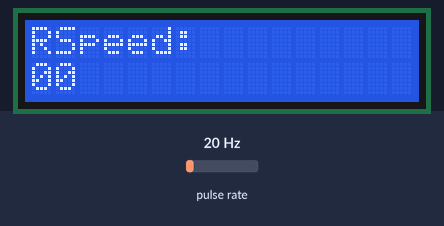
Simulated run of this sketch. Board: Arduino Uno, built with avr-gcc and run on an emulated ATmega328P. On the bench: 16×2 character LCD. Wiring (inferred from the names in the program): pulse sensor: data pin 2. The test bench sets the inputs (shaded band); at power-on: pulse rate 20 Hz.

Above: at 2.7 s.
2.8 s: pulse rate (sensor on pin 2) set to 150 Hz
At 4.1 s:
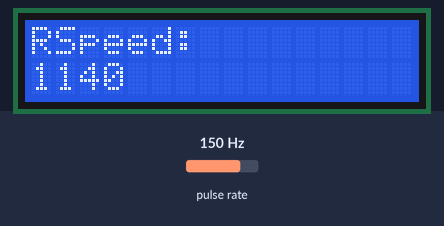
4.4 s: pulse rate (sensor on pin 2) set to 100 Hz
At 5.3 s:
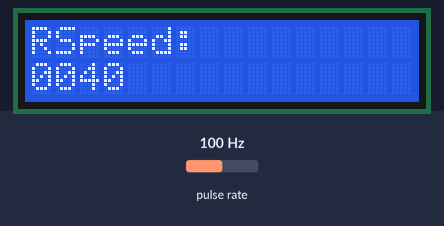
7.4 s: pulse rate (sensor on pin 2) set to 196 Hz
At 7.8 s:
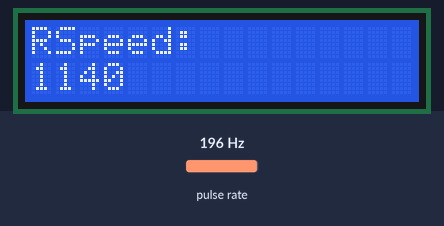
13.4 s: pulse rate (sensor on pin 2) set to 4 Hz
At 13.9 s:
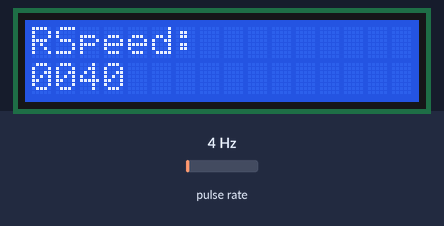
16.4 s: pulse rate (sensor on pin 2) set to 150 Hz
At 17.8 s:
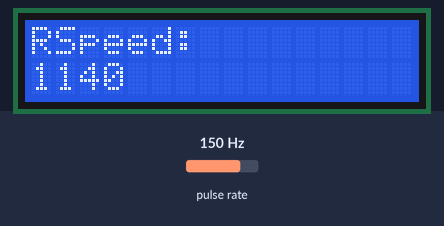
19.4 s: pulse rate (sensor on pin 2) set to 100 Hz
At 20.9 s:
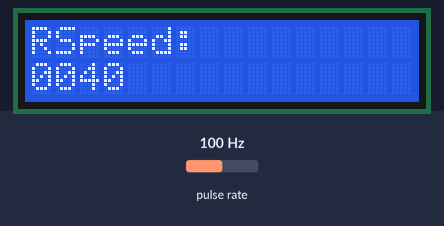
Timing chart, 0 to 22.4 s (numbered marks = the images above; inputs shaded):
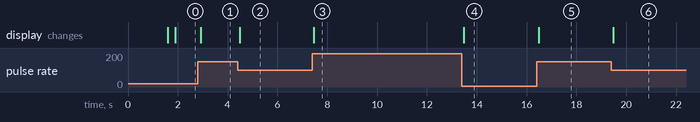

The sketch:

Speedometer.ino
```cpp
/* Include libraries */
#include <LiquidCrystal_I2C.h>
#include <Stepper.h>
/* Begin defines */
#define PIN_IR_SENSOR           2         // Chân out của cảm biến hồng ngoại
#define NUMBER_OF_BLADES_FAN    3         // Số lượng cánh quạt
#define STEPS_PER_REVOLUTION    200       // Số bước để hoàn thành 1 vòng quay của step motor
#define FAN_RADIUS_CENTIMETER   100       // Bán kính của cánh quạt (đơn vị: cm)
#define FAN_DIAMETER_CENTIMETER 2*PI*FAN_RADIUS_CENTIMETER  // Đường kính của cánh quạt
#define STEP_ANGLE    360/STEPS_PER_REVOLUTION  // 1 bước quay được 1 góc STEP_ANGLE độ
#define MIN_SPEED     0
#define MIN_STEP      0
#define MAX_SPEED     255
#define MAX_STEP      MAX_SPEED/STEP_ANGLE
/* End defines*/
/* Begin global variables */
LiquidCrystal_I2C lcd(0x27, 16, 2);
Stepper stepper(STEPS_PER_REVOLUTION, 8, 9, 10, 11);
volatile int revCount = 0;
unsigned int RPM = 0;
unsigned int SPEED  = 0;
unsigned int STEP   = 0;
unsigned int preStep   = 0;
unsigned long timeGetRPM  = 0;
bool flagLCD = false;
/* End global variables */
/* Begin private functions */
void countRev();
unsigned int calculateRPM();
unsigned int calculateSpeed();
void displayLCD();
void turnStepMotor();
/* End private functions*/
void setup() {
  // put your setup code here, to run once:
  Serial.begin(9600);
  lcd.begin();
  lcd.clear();  // Xóa màn hình LCD
  lcd.setCursor(0, 3);  // Đặt con trỏ tại ô thứ 3 hàng 0 (trên)
  lcd.print("Wellcome!");
  lcd.setCursor(1, 2);  // Đặt con trỏ tại ô thứ 2 hàng 1 (dưới)
  lcd.print("Speedometer");
  delay(1500);  // Dừng màn hình LCD 1.5s
  lcd.clear();
  // convert meter to kilo metor
  attachInterrupt(0, countRev, RISING); // Chọn interrupt 0, ngắt cạnh lênh, countRPM là hàm thực thi khi gặp ngắt
  timeGetRPM = millis();
}

void loop() {
  // put your main code here, to run repeatedly:
  RPM = calculateRPM();
  SPEED = calculateSpeed();
  displayLCD();

}
/* Begin private functions */
/*
  Tăng giá trị của biến revCount thêm 1 khi mà cảm biến IR sensor phát hiện cánh quạt
*/
void countRev()
{
  revCount++;
}
/*
  rpm = (revCount / Số lượng cánh quạt) / phút
  Cụ thể ở đây ta lấy 0.5s = 0.5/60 phút (1phút = 60s)
  -> rpm = (revCount / Số lượng cánh quạt) / (0.5/60)
*/
unsigned int calculateRPM()
{
  if ((unsigned long)(timeGetRPM - millis() >= 500)) // Tính RPM sau 0.5s
  {
    unsigned int rpm = 0;
    rpm = (unsigned int)((revCount / NUMBER_OF_BLADES_FAN) / (0.5 / 60)); // rpm: vòng/phút
    revCount = 0;  // Đặt lại biến rev = 0
    flagLCD = true;
    timeGetRPM = millis();
    return rpm;
  }
  return RPM;
}
/*
  Tốc độ(km/h) = Đường kính quạt(cm) * RPM * 0.001885
*/
unsigned int calculateSpeed()
{
  return (unsigned int)(FAN_DIAMETER_CENTIMETER * RPM * 0.001885);
}
void turnStepMotor()
{
  unsigned int tempStep = map(SPEED, MIN_SPEED, MAX_SPEED, MIN_STEP, MAX_STEP);
  STEP = tempStep - preStep;
  preStep = tempStep;
  stepper.step(STEP);
}
void displayLCD()
{
  if (flagLCD)  // Cập nhật LCD cứ sau 0.5s
  {
    lcd.setCursor(0, 0);
    lcd.print("RPM: ");
    lcd.setCursor(0, 5);
    lcd.print(RPM);
    lcd.setCursor(1, 0);
    lcd.print("Speed: ");
    lcd.setCursor(1, 7);
    lcd.print(SPEED);
    flagLCD = false;
  }
}
/* End private functions*/
```

Measured:
- after the input at 2.8 s, the display: changes after 0.12 s (image 1)
- after the input at 4.4 s, the display: changes after 0.09 s (image 2)
- after the input at 7.4 s, the display: changes after 0.06 s (image 3)
- after the input at 13.4 s, the display: changes after 0.07 s (image 4)
- after the input at 16.4 s, the display: changes after 0.08 s (image 5)
- after the input at 19.4 s, the display: changes after 0.07 s (image 6)
